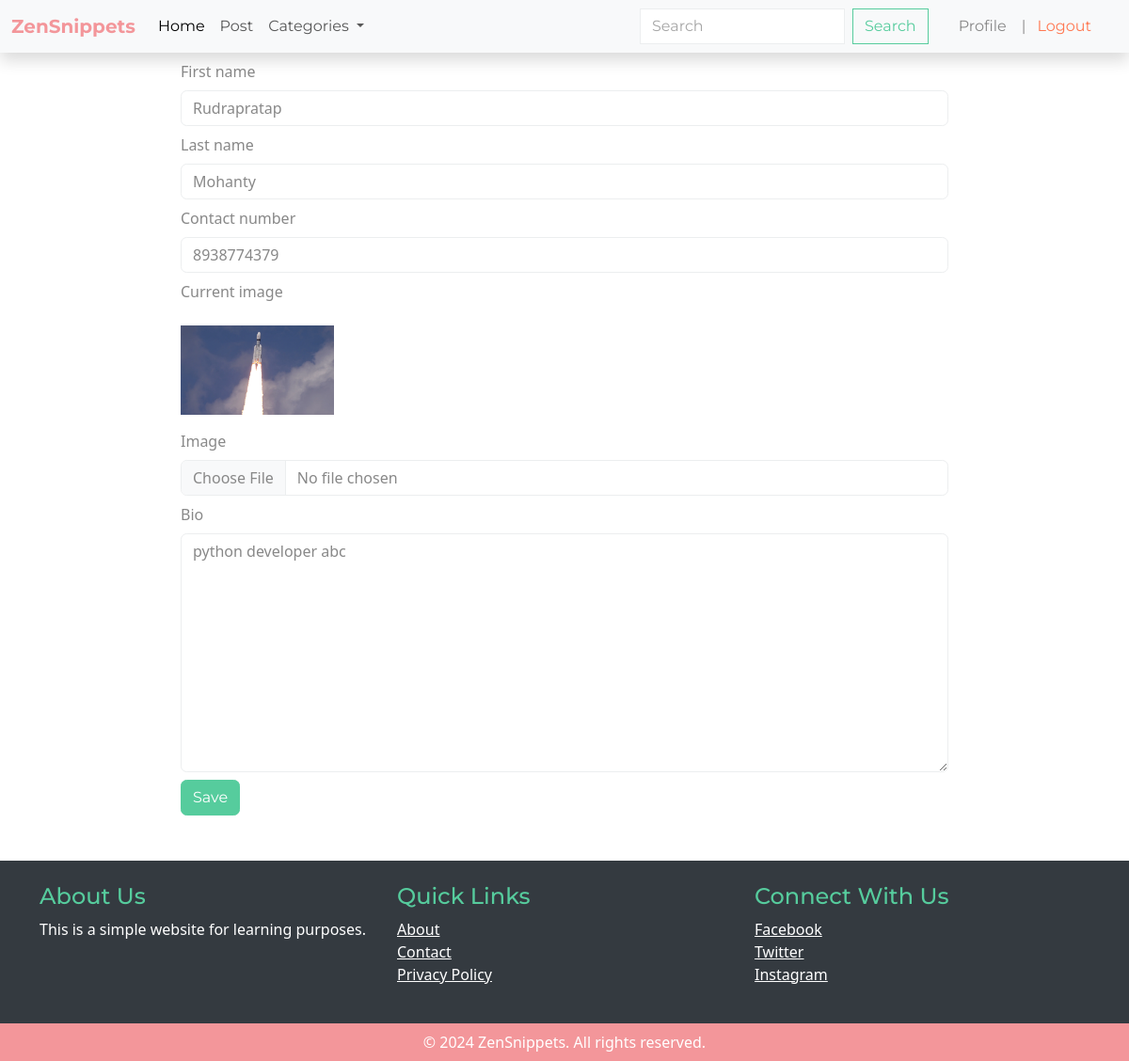
The app's page /users/profile/edit (signed in), older data.
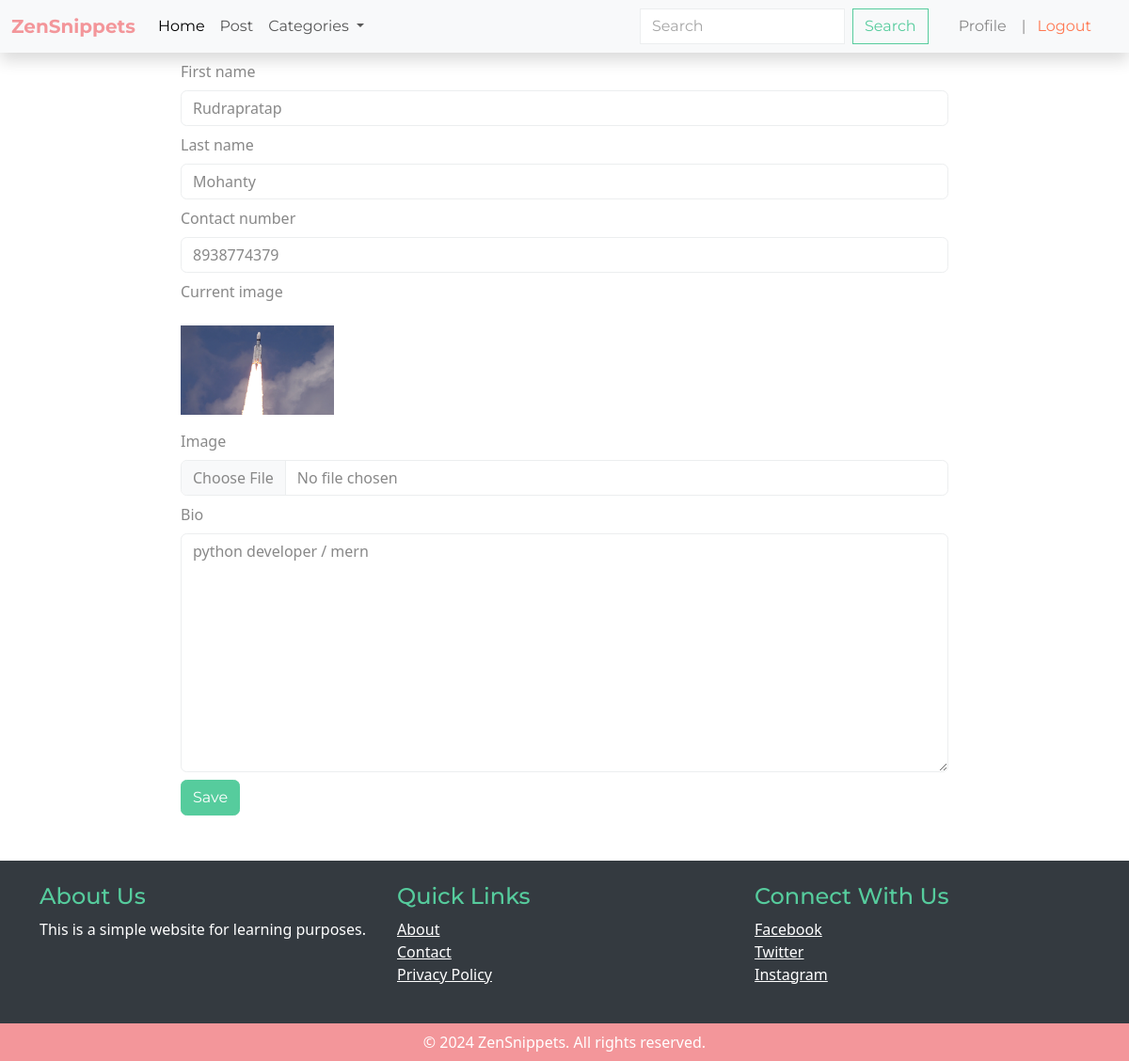
The same page, newer data.
### users/models.py (models this page shows, shortened)
class Profile(models.Model):
    user = models.OneToOneField(User, on_delete=models.CASCADE)
    first_name = models.CharField(max_length=20, blank = True, null = True)
    last_name = models.CharField(max_length=20, blank = True, null = True)
    contact_number = models.CharField(max_length=20, default = '999999999')
    image = models.ImageField(upload_to= 'profile_images/' , default= 'profile.jpg')
    bio = models.TextField(max_length = 500, blank = True, null = True)

### users/views.py (the view, shortened to what this page needs)
# urls.py: path('profile/edit', edit_profile,  name='edit_profile'),
@login_required
def edit_profile(request):
    try:
        profile = request.user.profile
    except Profile.DoesNotExist:
        profile = None
    return render(request, 'users/edit_profile.html', {'profile': profile})

### article/models.py (called while the page is built)
    def __str__(self):
        return self.name

### article/views.py (called while the page is built)
def categories(request):
    categories = Category.objects.all()
    return {
        'categories': categories,
    }

### users/templates/users/edit_profile.html (shortened to what this page needs)
{% extends "base.html" %}
{% block content %}
<div style="width:70%;" class="container">
    <form action="" method= "POST" enctype="multipart/form-data">
        <div class="form-group my-2">
            <label class="form-label" for="first_name">First name</label>
            <input class="form-control" type="text" id="first_name" name="first_name" value={{profile.first_name}}>
        </div>
        <div class="form-group my-2">
            <label class="form-label" for="last_name">Last name</label>
            <input class="form-control" type="text" id="last_name" name="last_name" value= {{profile.last_name}}>
        </div>
        <div class="form-group my-2">
            <label class="form-label" for="contact_number">Contact number</label>
            <input class="form-control" type="text" id="contact_number" name="contact_number" value={{profile.contact_number}}>
        </div>
        {% if profile.image.url %}
        <span>
            <p>Current image</p>
            <img class="my-2" style="width:20%;" src="{{profile.image.url}}" alt="">
        </span>
        {% endif %}
        <div class="form-group my-2">
            <label class="form-label" for="image">Image</label>
            <input class="form-control" type="file" id="image" name="image">
        </div>
        <div class="form-group my-2">
            <label class="form-label" for="">Bio</label>
            <textarea class="form-control" name="bio" id="bio" cols="30" rows="10">{{profile.bio}}</textarea>
        </div>
        <button class="btn btn-success" type="submit">Save</button>
    </form>
</div>
{% endblock content %}

Row changes from the older to the newer data that the page shows:
changed Profile "Rudrapratap": bio "python developer abc" → "python developer / mern"
